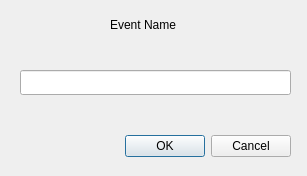
<?xml version="1.0" encoding="UTF-8"?>
<ui version="4.0">
 <class>CreateEventDialog</class>
 <widget class="QDialog" name="CreateEventDialog">
  <property name="geometry">
   <rect>
    <x>0</x>
    <y>0</y>
    <width>307</width>
    <height>176</height>
   </rect>
  </property>
  <property name="windowTitle">
   <string>Event creation</string>
  </property>
  <widget class="QDialogButtonBox" name="buttonBox">
   <property name="geometry">
    <rect>
     <x>120</x>
     <y>130</y>
     <width>171</width>
     <height>32</height>
    </rect>
   </property>
   <property name="orientation">
    <enum>Qt::Horizontal</enum>
   </property>
   <property name="standardButtons">
    <set>QDialogButtonBox::Cancel|QDialogButtonBox::Ok</set>
   </property>
  </widget>
  <widget class="QLabel" name="label">
   <property name="geometry">
    <rect>
     <x>110</x>
     <y>15</y>
     <width>71</width>
     <height>20</height>
    </rect>
   </property>
   <property name="text">
    <string>Event Name</string>
   </property>
  </widget>
  <widget class="QLineEdit" name="eventLineEdit">
   <property name="geometry">
    <rect>
     <x>20</x>
     <y>70</y>
     <width>271</width>
     <height>25</height>
    </rect>
   </property>
  </widget>
 </widget>
 <resources/>
 <connections>
  <connection>
   <sender>buttonBox</sender>
   <signal>accepted()</signal>
   <receiver>CreateEventDialog</receiver>
   <slot>accept()</slot>
   <hints>
    <hint type="sourcelabel">
     <x>248</x>
     <y>254</y>
    </hint>
    <hint type="destinationlabel">
     <x>157</x>
     <y>274</y>
    </hint>
   </hints>
  </connection>
  <connection>
   <sender>buttonBox</sender>
   <signal>rejected()</signal>
   <receiver>CreateEventDialog</receiver>
   <slot>reject()</slot>
   <hints>
    <hint type="sourcelabel">
     <x>316</x>
     <y>260</y>
    </hint>
    <hint type="destinationlabel">
     <x>286</x>
     <y>274</y>
    </hint>
   </hints>
  </connection>
 </connections>
</ui>
